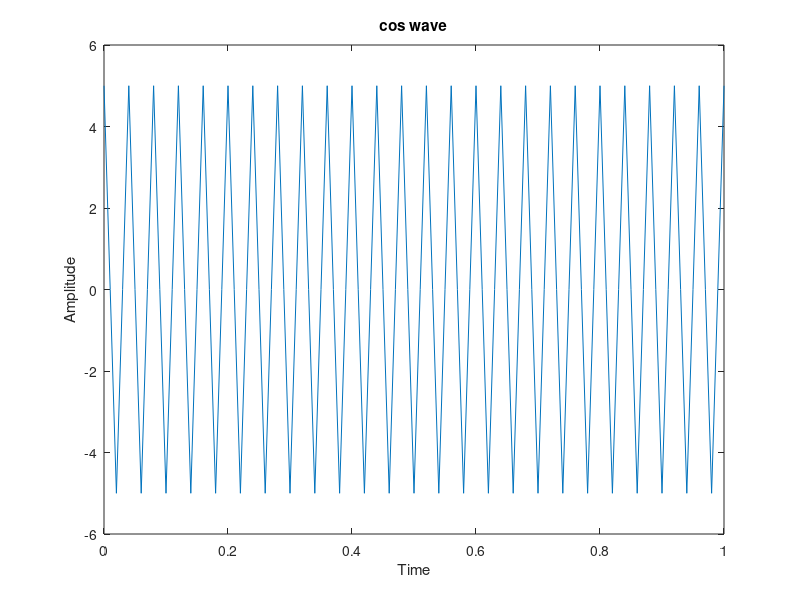

Write the MATLAB code that produced this figure.
clc
close all
clear all
A = 5
F = 25
X = 0:1/100:1
Y = A * cos(2 * pi * F * X)
figure (2)
plot (X, Y)
xlabel ("Time")
ylabel("Amplitude")
title("cos wave")